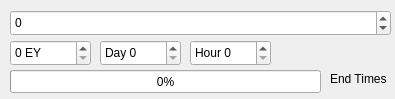
<?xml version="1.0" encoding="UTF-8"?>
<ui version="4.0">
 <class>World</class>
 <widget class="QWidget" name="World">
  <property name="geometry">
   <rect>
    <x>0</x>
    <y>0</y>
    <width>395</width>
    <height>99</height>
   </rect>
  </property>
  <property name="sizePolicy">
   <sizepolicy hsizetype="Preferred" vsizetype="Preferred">
    <horstretch>0</horstretch>
    <verstretch>0</verstretch>
   </sizepolicy>
  </property>
  <property name="minimumSize">
   <size>
    <width>395</width>
    <height>99</height>
   </size>
  </property>
  <property name="maximumSize">
   <size>
    <width>395</width>
    <height>99</height>
   </size>
  </property>
  <property name="windowTitle">
   <string>World &amp; Seed</string>
  </property>
  <widget class="QSpinBox" name="s_seed">
   <property name="geometry">
    <rect>
     <x>10</x>
     <y>10</y>
     <width>381</width>
     <height>26</height>
    </rect>
   </property>
   <property name="minimum">
    <number>-999999999</number>
   </property>
   <property name="maximum">
    <number>999999999</number>
   </property>
  </widget>
  <widget class="QSpinBox" name="s_year">
   <property name="geometry">
    <rect>
     <x>10</x>
     <y>40</y>
     <width>81</width>
     <height>26</height>
    </rect>
   </property>
   <property name="suffix">
    <string> EY</string>
   </property>
   <property name="maximum">
    <number>9999</number>
   </property>
  </widget>
  <widget class="QSpinBox" name="s_day">
   <property name="geometry">
    <rect>
     <x>100</x>
     <y>40</y>
     <width>81</width>
     <height>26</height>
    </rect>
   </property>
   <property name="prefix">
    <string>Day </string>
   </property>
   <property name="maximum">
    <number>365</number>
   </property>
  </widget>
  <widget class="QSpinBox" name="s_hour">
   <property name="geometry">
    <rect>
     <x>190</x>
     <y>40</y>
     <width>81</width>
     <height>26</height>
    </rect>
   </property>
   <property name="prefix">
    <string>Hour </string>
   </property>
   <property name="maximum">
    <number>23</number>
   </property>
  </widget>
  <widget class="QProgressBar" name="p_end">
   <property name="geometry">
    <rect>
     <x>10</x>
     <y>70</y>
     <width>311</width>
     <height>23</height>
    </rect>
   </property>
   <property name="maximum">
    <number>9999</number>
   </property>
   <property name="value">
    <number>0</number>
   </property>
  </widget>
  <widget class="QLabel" name="label">
   <property name="geometry">
    <rect>
     <x>330</x>
     <y>70</y>
     <width>61</width>
     <height>17</height>
    </rect>
   </property>
   <property name="text">
    <string>End Times</string>
   </property>
  </widget>
 </widget>
 <resources/>
 <connections/>
</ui>
